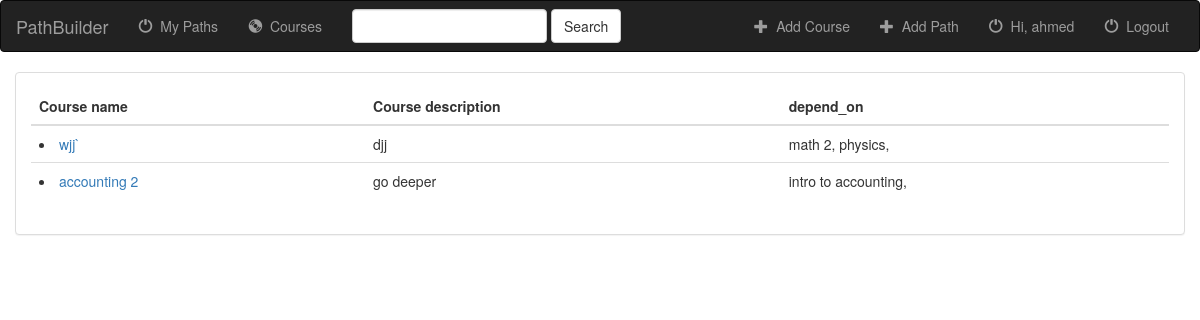
Page /paths/courses/my_courses/ (signed in) on the earlier database version.
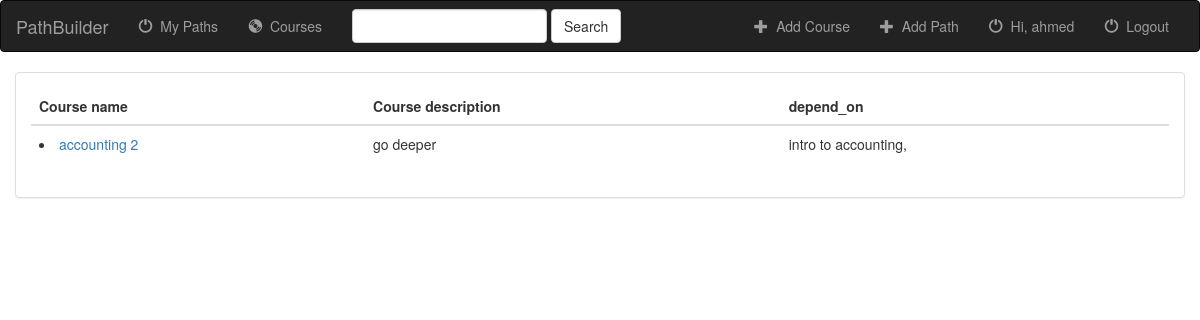
Same page on the later database version.
### paths/models.py (models this page shows, shortened)
class Course(models.Model):
    name = models.CharField(max_length=200, blank=False)
    slug = models.SlugField(max_length=200 , unique=True,null=False,blank=False)
    description = models.CharField(max_length=500)
    depend_on = models.ManyToManyField('self',related_name="above", blank=True,symmetrical=False)
    path = models.ForeignKey('Path', on_delete=models.CASCADE)
    creator = models.ForeignKey(User, on_delete=models.SET_NULL, null=True, blank=True)
    added = models.DateTimeField(auto_now_add=True)
    updated = models.DateTimeField(auto_now=True)
    photo = models.ImageField(default= dummyimage ,blank= True,upload_to=get_directory)
    class Meta:
        permissions = (("can_mark_returned", "Set book as returned"),)
    def get_absolute_url(self):
        return reverse('paths:show_course',args=[str(self.slug)])
    def __str__(self):
        return self.name

### paths/views.py (the view)
class my_CoursesListView(LoginRequiredMixin,CourseListView):
    def get_queryset(self):
       return Course.objects.filter(creator=self.request.user)

### paths/templates/paths/course_list.html (shortened to what this page needs)
{% extends 'base.html' %}
{% block content %}
<div class="container-fluid songs-container">
    <div class="row">
        <div class="col-sm-12">
            <div class="panel panel-default">
                <div class="panel-body">
                    <table class="table">
                        <thead>
                            <tr>
                                <th>Course name</th>
                                <th>Course description</th>
                                <th>depend_on</th>
                            </tr>
                        </thead>
                        <tbody>
                            {% for course in course_list %}
                                <tr>
                                    <td><li><a href="{{ course.get_absolute_url }}">{{ course.name }}</a></li></td>
                                    <td>{{ course.description }}</td>
                                    <td>
                                      {% for course_d in course.depend_on.all %}
                                        {{ course_d }},
                                      {% endfor %}
                                    </td>
                                </tr>
                            {% endfor %}
                        </tbody>
                    </table>
                </div>
            </div>
        </div>
    </div>
</div>
{% endblock %}

Differences in the rows shown:
removed Course: name "wjj`", description "djj"
no longer on this page (row edited): Course: name "math 2", shown under "wjj`"
no longer on this page (row edited): Course: name "physics", shown under "wjj`"
